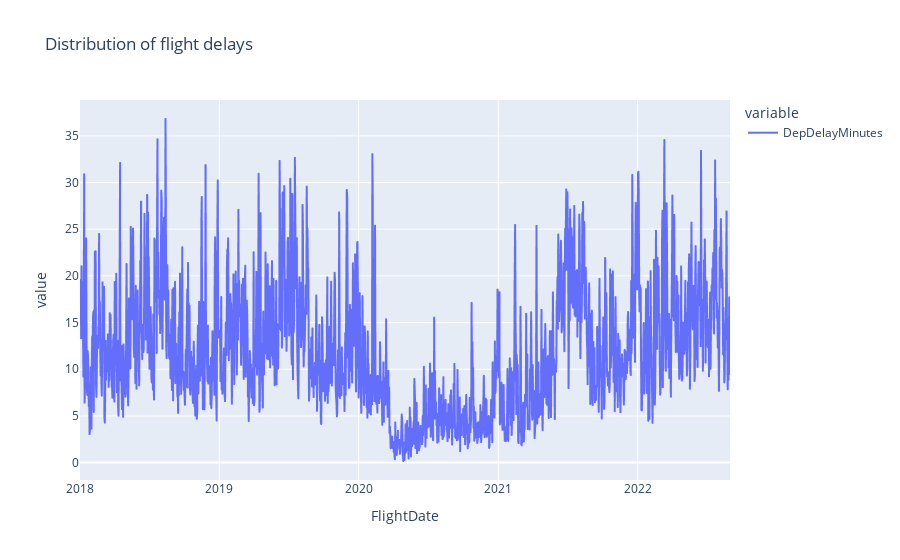

Source (notebook cell):
### Code cell
fig = px.line(df_flights
              .groupby("FlightDate")
              [["DepDelayMinutes"]]
              .mean(),
              title="Distribution of flight delays"
              )
fig.show()

### Figure 1 — Plotly figure (JSON) as saved in the notebook; plotly's stock layout.template omitted (floating-point values rounded to 4 significant figures; data arrays with more than 128 entries replaced by an {"elided": "..."} marker saying what was removed)
{"data": [{"hovertemplate": "variable=DepDelayMinutes<br>FlightDate=%{x}<br>value=%{y}<extra></extra>", "legendgroup": "DepDelayMinutes", "line": {"color": "#636efa", "dash": "solid"}, "marker": {"symbol": "circle"}, "mode": "lines", "name": "DepDelayMinutes", "showlegend": true, "type": "scattergl", "x": {"elided": "1704 str values"}, "xaxis": "x", "y": {"elided": "1704 float values"}, "yaxis": "y"}], "layout": {"legend": {"title": {"text": "variable"}, "tracegroupgap": 0}, "title": {"text": "Distribution of flight delays"}, "xaxis": {"anchor": "y", "domain": [0, 1], "title": {"text": "FlightDate"}}, "yaxis": {"anchor": "x", "domain": [0, 1], "title": {"text": "value"}}}}
